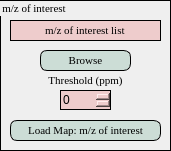
   <widget class="QGroupBox" name="mzOI_listbox_group">
    <property name="geometry">
     <rect>
      <x>20</x>
      <y>590</y>
      <width>171</width>
      <height>151</height>
     </rect>
    </property>
    <property name="font">
     <font>
      <family>Times New Roman</family>
      <pointsize>8</pointsize>
      <weight>50</weight>
      <italic>false</italic>
      <bold>false</bold>
     </font>
    </property>
    <property name="styleSheet">
     <string notr="true">border: 1px solid black;</string>
    </property>
    <property name="title">
     <string>m/z of interest</string>
    </property>
    <widget class="QLineEdit" name="mzOI_listname">
     <property name="geometry">
      <rect>
       <x>10</x>
       <y>20</y>
       <width>151</width>
       <height>21</height>
      </rect>
     </property>
     <property name="font">
      <font>
       <family>Times New Roman</family>
       <pointsize>8</pointsize>
       <weight>50</weight>
       <italic>false</italic>
       <bold>false</bold>
      </font>
     </property>
     <property name="styleSheet">
      <string notr="true">border: 1px solid black;
background-color: rgb(238, 204, 204);</string>
     </property>
     <property name="text">
      <string>m/z of interest list</string>
     </property>
     <property name="alignment">
      <set>Qt::AlignCenter</set>
     </property>
    </widget>
    <widget class="QPushButton" name="find_file_mzOI">
     <property name="geometry">
      <rect>
       <x>40</x>
       <y>50</y>
       <width>91</width>
       <height>21</height>
      </rect>
     </property>
     <property name="font">
      <font>
       <family>Times New Roman</family>
       <pointsize>8</pointsize>
       <weight>50</weight>
       <italic>false</italic>
       <bold>false</bold>
      </font>
     </property>
     <property name="styleSheet">
      <string notr="true">border-radius:7px;
border: 1px solid black;
background-color: rgb(204, 221, 214);</string>
     </property>
     <property name="text">
      <string>Browse</string>
     </property>
    </widget>
    <widget class="QPushButton" name="extract_Map_mzOI">
     <property name="geometry">
      <rect>
       <x>10</x>
       <y>120</y>
       <width>151</width>
       <height>21</height>
      </rect>
     </property>
     <property name="font">
      <font>
       <family>Times New Roman</family>
       <pointsize>8</pointsize>
       <weight>50</weight>
       <italic>false</italic>
       <bold>false</bold>
      </font>
     </property>
     <property name="styleSheet">
      <string notr="true">border-radius:7px;background-color: rgb(204, 221, 214);</string>
     </property>
     <property name="text">
      <string>Load Map: m/z of interest</string>
     </property>
    </widget>
    <widget class="QLabel" name="text3_3">
     <property name="geometry">
      <rect>
       <x>30</x>
       <y>70</y>
       <width>111</width>
       <height>20</height>
      </rect>
     </property>
     <property name="font">
      <font>
       <family>Times New Roman</family>
       <pointsize>8</pointsize>
       <weight>50</weight>
       <italic>false</italic>
       <bold>false</bold>
      </font>
     </property>
     <property name="styleSheet">
      <string notr="true">border: 0px solid black;background: transparent</string>
     </property>
     <property name="text">
      <string>Threshold (ppm)</string>
     </property>
     <property name="alignment">
      <set>Qt::AlignCenter</set>
     </property>
    </widget>
    <widget class="QSpinBox" name="pick_mzthreshold">
     <property name="geometry">
      <rect>
       <x>60</x>
       <y>90</y>
       <width>51</width>
       <height>20</height>
      </rect>
     </property>
     <property name="styleSheet">
      <string notr="true">background-color: rgb(238, 204, 204);</string>
     </property>
    </widget>
   </widget>
